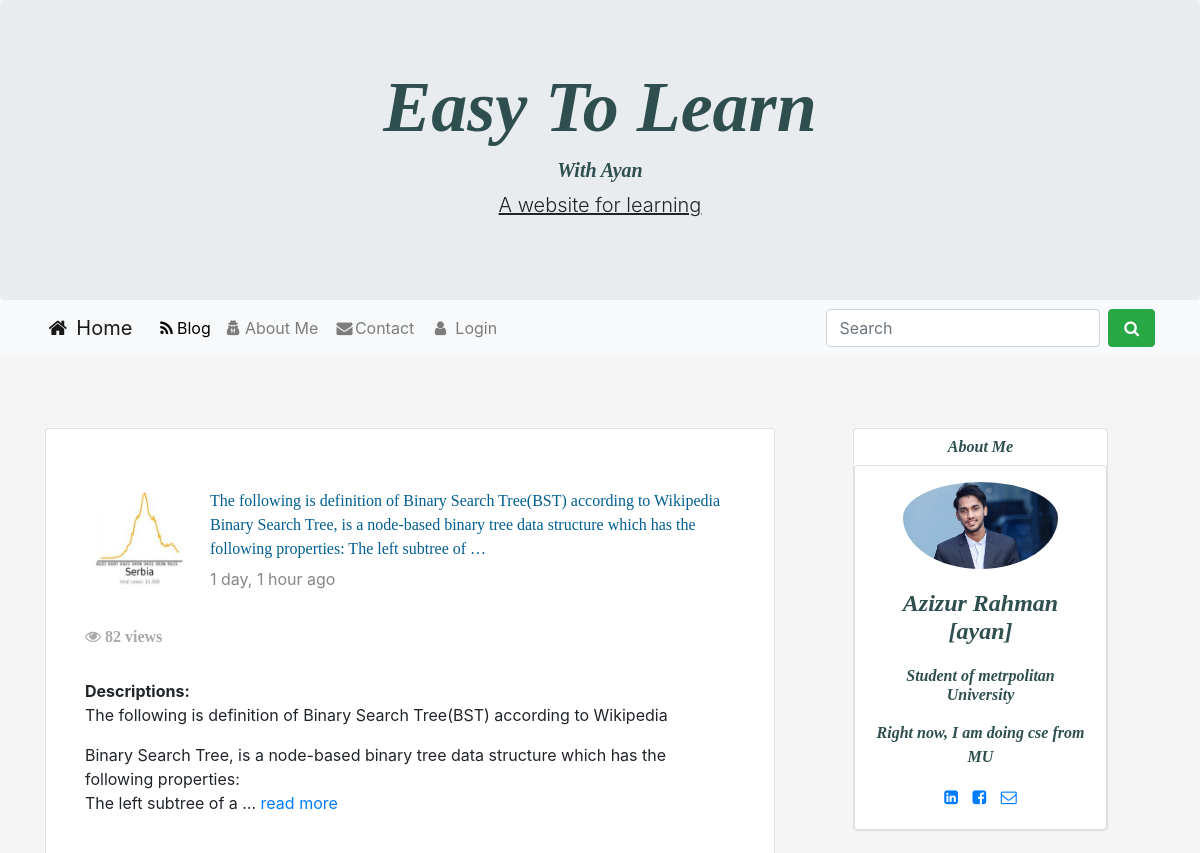
The page /blog/ (upper part) on the database as committed earlier.
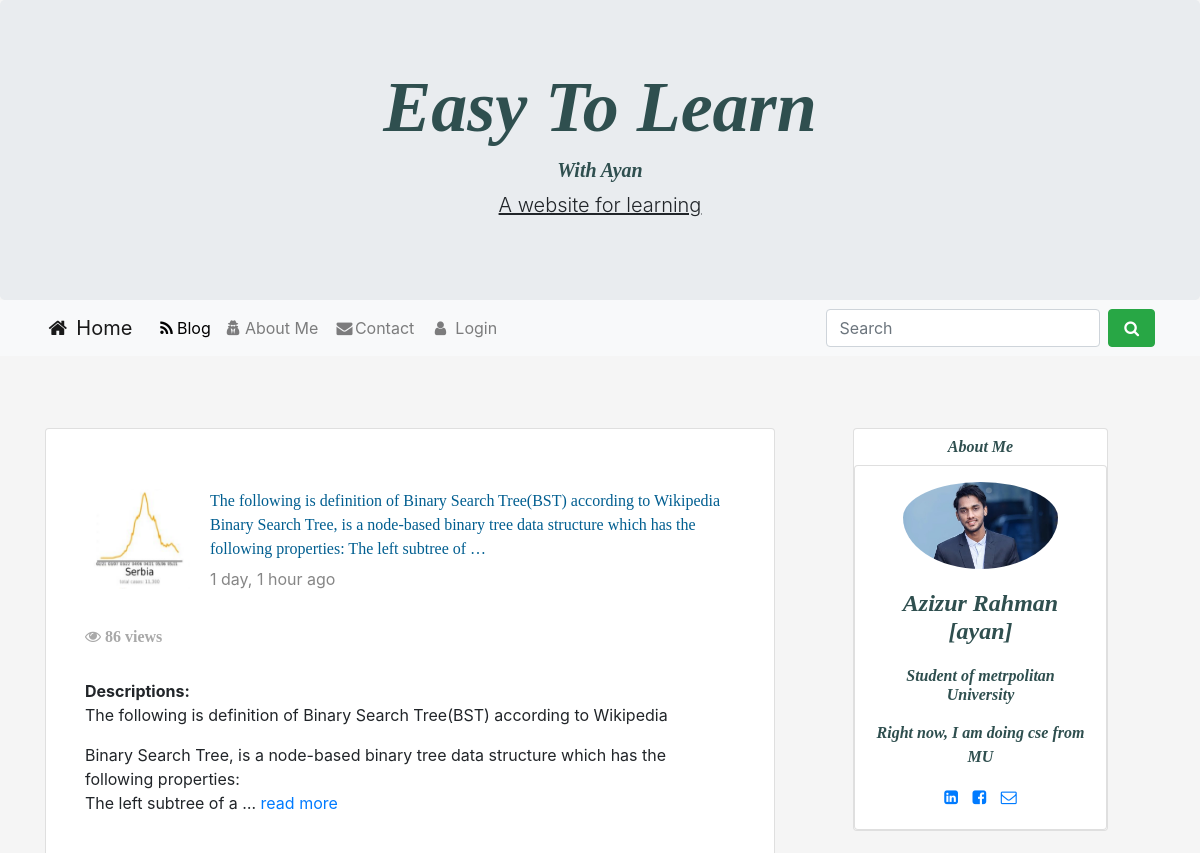
The same page on the database as committed later.
### home/models.py (models this page shows)
class Post(models.Model):
    category = models.ForeignKey(Category, on_delete=models.CASCADE)
    postAuthor = models.CharField(max_length=200)
    postId = models.AutoField(primary_key=True, auto_created=True)
    postTitle = models.CharField(max_length=200)
    postTimeDate = models.DateTimeField(auto_now_add=True, auto_now=False, blank=True)
    postInC = models.TextField()
    postInCplus = models.TextField()
    postInPython = models.TextField()
    postDescriptions = models.TextField()
    postUrl = models.TextField(blank=True)
    postImage = models.ImageField(blank=True, null=True)
    views = models.IntegerField(default=0)
    cat_search=models.CharField(max_length=200, null=False)
    def get_photo_url(self):
        if self.postImage and hasattr(self.postImage, 'url'):
            return self.postImage.url
        else:
            return "/static/no.png"

### home/views.py (the view)
# urls.py: path('blog/', views.blog, name='blog'),
def blog(request):
    Posts = Post.objects.all().order_by('-postTimeDate')
    paginator = Paginator(Posts, 4)
    page = request.GET.get('page')
    Recent = Post.objects.all().order_by('-postTimeDate')[0:3]
    Posts = paginator.get_page(page)
    cat = Category.objects.all()[0:3]
    context = {'Posts': Posts,
               'RecentPost': Recent,
               'Categories': cat,}
    return render(request, 'blog.html', context)

### templates/blog.html (shortened to what this page needs)
{% extends 'base.html' %}
{% load static %}
{% load humanize %}
{% block  blogActive %}active{% endblock blogActive %}
 {% block body %}
    <div class="row">
   <div class="col-sm-8">
    {% for post in Posts %}
     <div class="card pt-4 pl-4 pb-4 pr-4">
                    <div class="card-body">
                        <div class="mt-3">
                            <img style="float:left;" class="d-inline-block" src="{{ post.get_photo_url }}" height=100;
                                width=100; alt="abc">
                            <a href="{% url 'readMore' post.postId %}">
                                <p  style="margin-left:120px;" class="text-style">
                                    {{ post.postDescriptions |truncatewords:30 }}
                                </p>
                            </a>
                            <p style="margin-left:120px; margin-top:-10px;" class="description">{{ post.postTimeDate | naturaltime }}</p>
                        </div>
                    </div>
           <div class="container">
           <h6 id="views"><i class="fa fa-eye" aria-hidden="true"></i> {{ post.views }} views</h6><br>
   <p class="post d-inline "><strong>Descriptions:</strong> {{ post.postDescriptions  | safe | linebreaks  | truncatewords:30  }}<a href="{% url 'readMore' post.postId%}"> read more</a></p><br>
</div>
        </div>
{% endfor %}
       </div>
        <div class="col-sm-3 ml-lg-5" >
      <div class="card text-center ">
                    <h6 id="heading" class="mt-2">About Me</h6>
<div class="card card-cascade">
  <div class="view view-cascade overlay">
    <img class="card-img-top rounded-circle pl-5 pr-5 pt-3" src="{% static 'aya.jpeg' %}" alt="Card image cap">
  </div>
  <div class="card-body card-body-cascade text-center">
    <h4 class="card-title" id="heading" ><strong>Azizur Rahman [ayan]</strong></h4>
    <h6 class="font-weight-bold indigo-text py-2" id="heading" >Student of metrpolitan University</h6>
    <p class="card-text" id="heading" >Right now, I am doing cse from MU
    </p>
    <a href="https://www.linkedin.com/in/azizur-rahman-720636165"  class="btn-floating btn-small btn-fb"><i class="fa fa-linkedin-square

"></i></a>
    <a href="https://www.facebook.com/imayanchy/" class="btn-floating btn-small btn-tw" style="padding:10px;"><i class="fa fa-facebook-square

"></i></a>
    <a href="mailto:aaziz9642@gmail.com"  class="btn-floating btn-small btn-dribbble"><i class="fa fa-envelope-o"></i></a>
  </div>
</div>
                </div>
</div>
</div>
 {% endblock body %}

Rows that differ between the two databases and show on the page:
changed Post: views "82" → "86"
